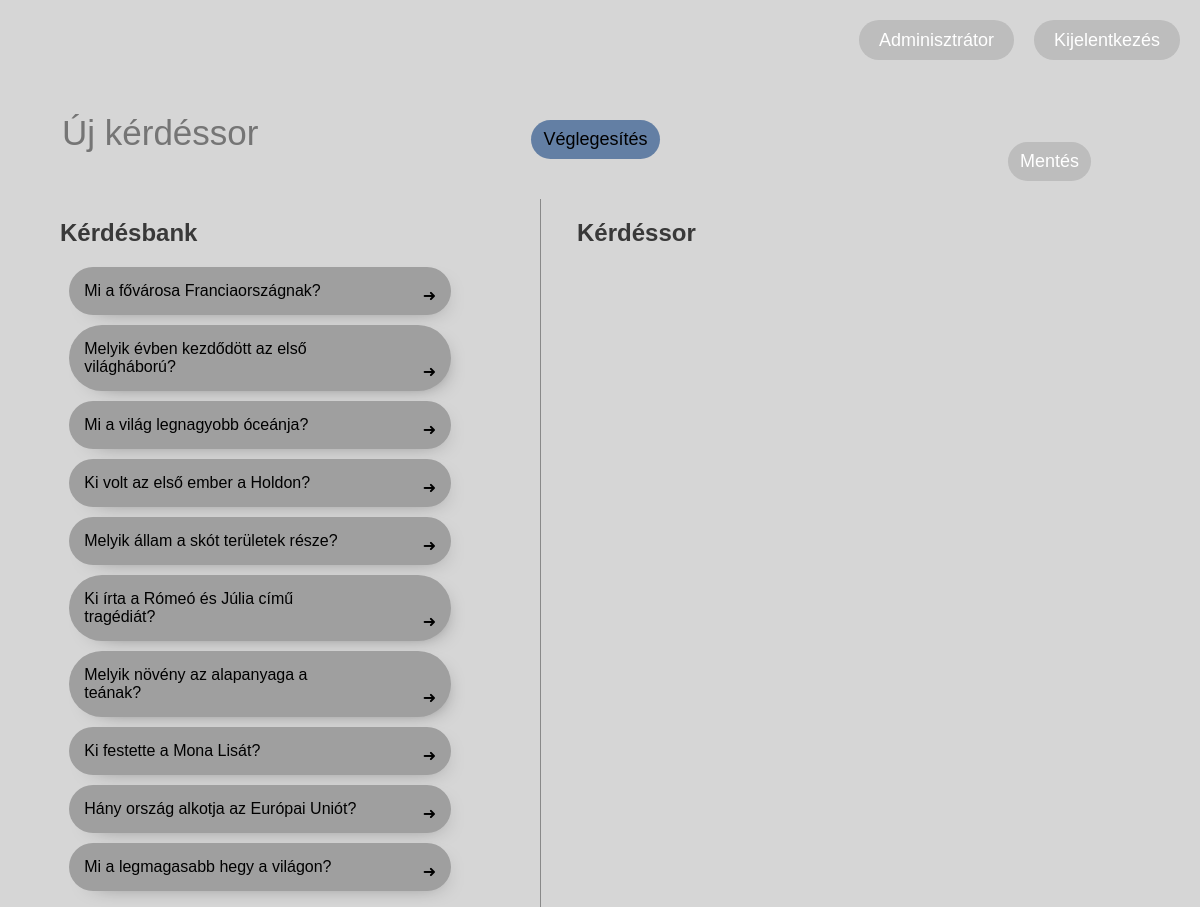
Page /kerdessor.php (signed in) on the committed database.
### tables this page shows
CREATE TABLE `questions` (
  `id` int(11) NOT NULL,
  `question` text NOT NULL,
  `correct` int(11) NOT NULL,
  `answer1` text NOT NULL,
  `answer2` text NOT NULL,
  `answer3` text NOT NULL,
  `answer4` text NOT NULL,
  `point` int(11) NOT NULL
);

### server.php (called while the page is built, shortened)
<?php
	function getQuestionsNew($connDB, $id=null){
			try{
				if(!isset($id)){
					$sqlKerdesLeker = "SELECT * FROM questions;";
					$queryKerdesLeker = $connDB->prepare($sqlKerdesLeker);
					$queryKerdesLeker->execute();
					return $queryKerdesLeker;
				}
				$sqlKerdesLeker = "SELECT * FROM questions where id={$id};";
				$queryKerdesLeker = $connDB->prepare($sqlKerdesLeker);
				$queryKerdesLeker->execute();
				return $queryKerdesLeker;
			}
			catch (PDOException $e){
				echo "<p class=\"error\">Adatbázis lekérdezési hiba: {$e->getMessage()}</p>\n";
			}
			catch (Throwable $e){
				echo "<p class=\"error\">Ismeretlen hiba: {$e->getMessage()}</p>\n";
			}
	}
?>

### kerdessor.php (the view, shortened to what this page needs)
	<?php
		include("server.php");
	?>
<html lang="en">
<head>
	<link rel="stylesheet" type="text/css" href="kerdessorStyle.css">
</head>
<body>
	<div id="header">
        <button class="login"><a href="profil.php"><?php echo $_SESSION["Name"];?></a></button>
        <button class="login" ><a href="logout.php">Kijelentkezés</a></button>
    </div>
	<form action="kerdessor.php" method="post">
		<input id="nev" name="nev" type="text" placeholder="Új kérdéssor">
		<input id="send" name="send" type="submit" value="Véglegesítés">
	</form>
		<div id="container">
			<div id="kerdesbank">
				<h2>Kérdésbank</h2>
				<ul id="kerdesek">
					<?php
						try{
							$queryKerdesLeker = getQuestionsNew($connDB);
							while ($row = $queryKerdesLeker->fetch(PDO::FETCH_ASSOC)){
								echo "<li class='bankKerdesek' id='{$row["id"]}'><p class='kerdesText'>{$row["question"]}</p><span>➜</span></li>";
							}
						} catch(PDOException $e){
							echo "<p class=\"error\">Adatbázis lekérdezési hiba: {$e->getMessage()}</p>\n";
						}
					?>
				</ul>
			</div>
			<div id="kerdessor">
				<h2>Kérdéssor</h2>
			</div>
		</div>
		<button id="done"><a href="index.php">Mentés</a></button>
</body>
</html>

### kerdessorStyle.css (style rules this page uses)
body, html { background-color: rgb(214, 214, 214); height: 100%; margin: 0; padding: 0; font-family: Arial; }
#header { display: flex; justify-content: end; height: 60px; }
.login { background-color: rgba(128, 128, 128, 0.3); color: white; font-size: large; margin-top: 20px; margin-right: 20px; border-radius: 50px; border: none; padding: 0 20px 0 20px; }
a { text-decoration: none; color: white; }
#nev { margin-left: 5%; color: rgb(93, 93, 93); background-color:rgba(255, 255, 255, 0); border: none; font-size: 35px; }
h2 { color: rgb(57, 57, 57); }
#kerdesbank { margin-left: 5%; margin-top: 2%; border-right: solid 1px rgb(137, 137, 137); width: 40%; }
#kerdessor { margin-top: 2%; width: 30%; margin-left: 3%; }
ul { list-style-type: none; }
li { background-color: #9f9f9f; border-radius: 50px; padding: 15px; width: 80%; margin-left: -7%; margin-bottom: 10px; box-shadow: 7px 7px 23px -19px rgba(0,0,0,1); }
#container { display: flex; justify-content: normal; }
span { float:right; margin-top: -4%; }
p { padding:0; margin: 0; width: 80%; }
#done , #send { padding: 9 12 9 12; background-color: rgba(128, 128, 128, 0.3); color: black; font-size: large; margin-top: 5%; margin-left: 75%; border-radius: 50px; border: none; }
#done { position:absolute; top: 9%; left: 9%; }
#send { margin-left: 1%; background-color: rgba(70, 106, 152, 0.8); }

### rows in the picture
questions: question "Mi a fővárosa Franciaországnak?"
questions: question "Melyik évben kezdődött az első világháború?"
questions: question "Mi a világ legnagyobb óceánja?"
questions: question "Ki volt az első ember a Holdon?"
questions: question "Melyik állam a skót területek része?"
questions: question "Ki írta a Rómeó és Júlia című tragédiát?"
questions: question "Melyik növény az alapanyaga a teának?"
questions: question "Ki festette a Mona Lisát?"
questions: question "Hány ország alkotja az Európai Uniót?"
questions: question "Mi a legmagasabb hegy a világon?"

### other values in the picture
$_SESSION["Name"] "Adminisztrátor"
